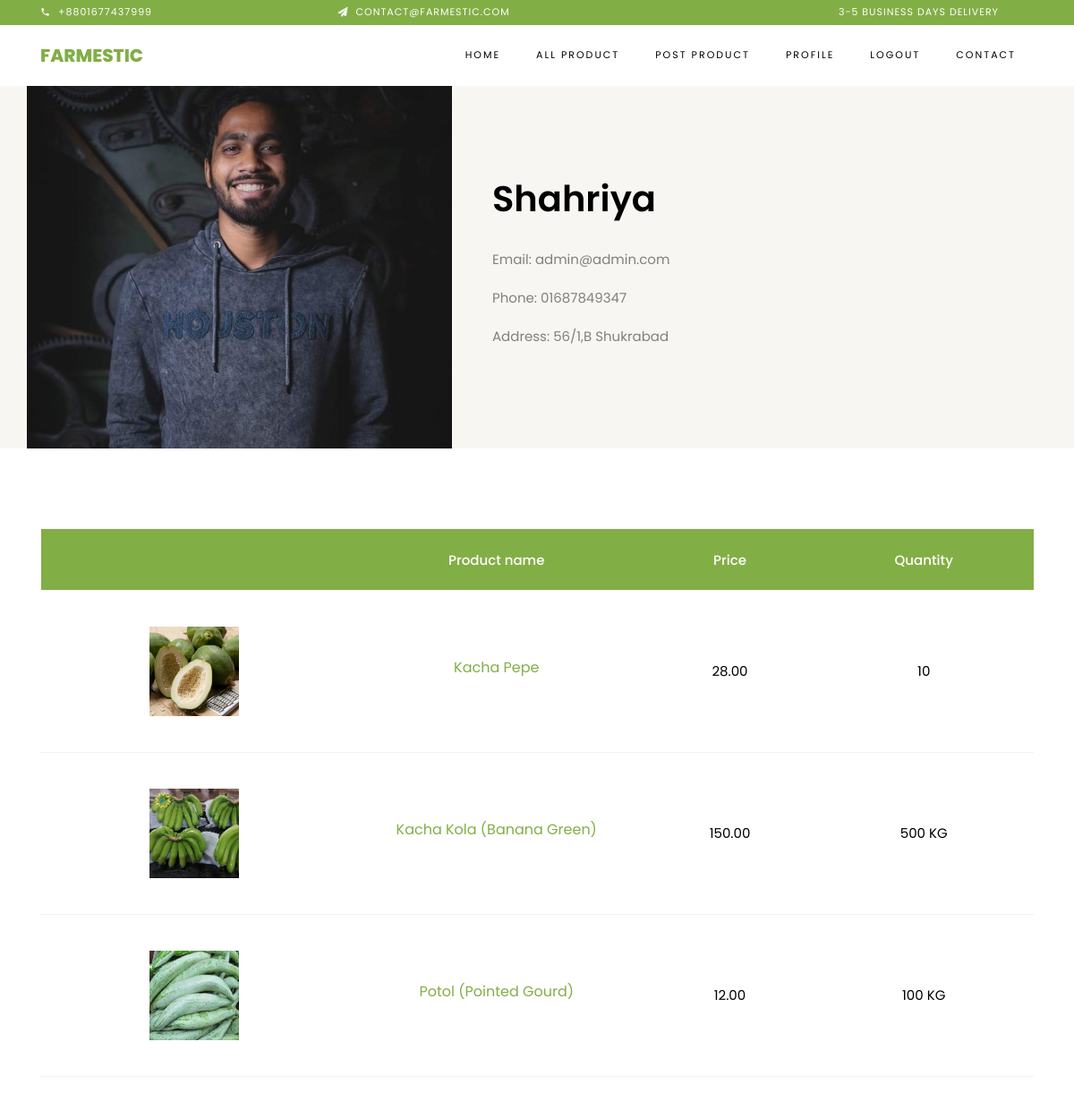
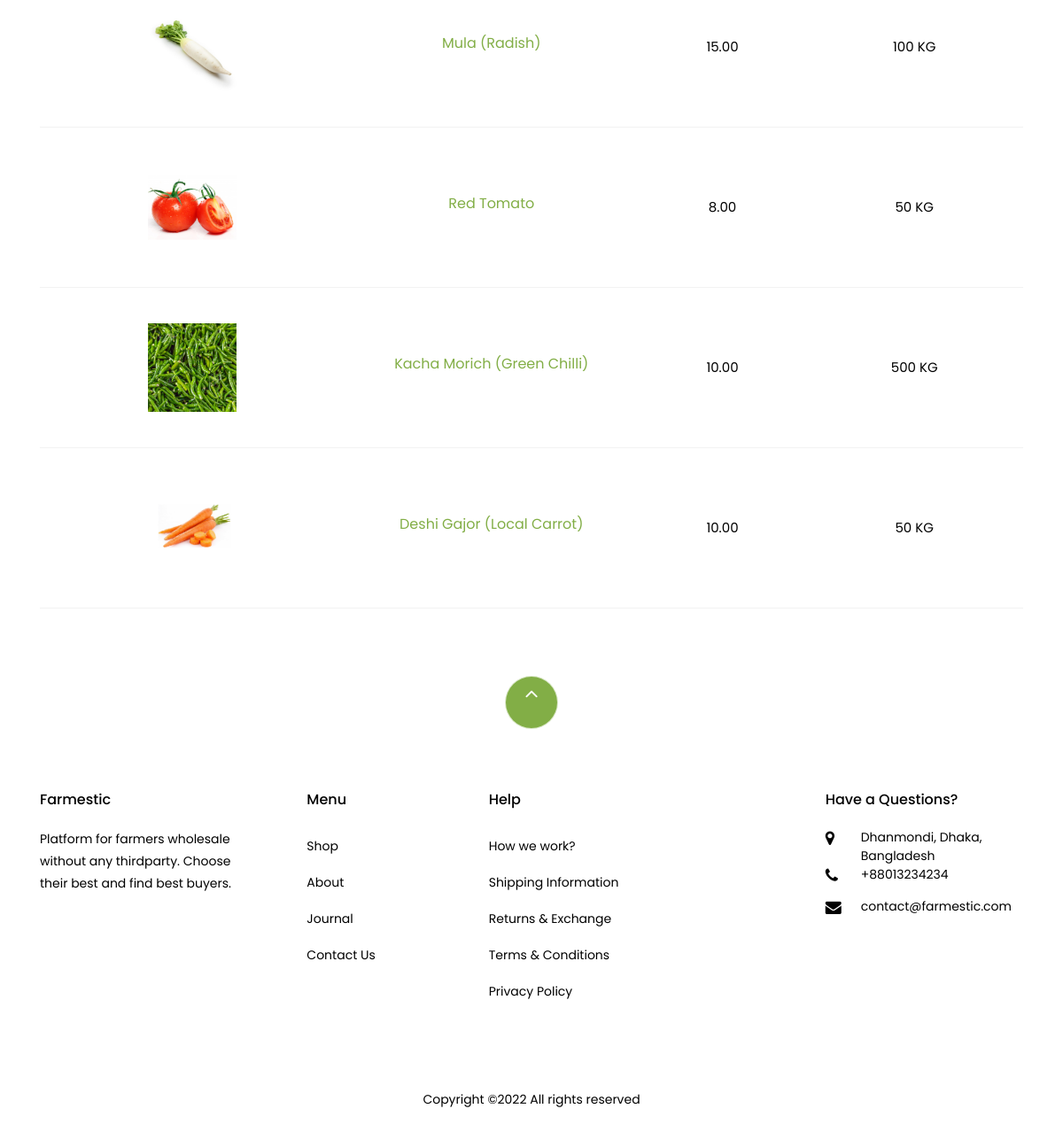
Screenshot of /seller/1 (signed in) with the database file from the repository (2 pictures, top to bottom).
### accounts/models.py (models this page shows)
class User(AbstractUser):
    username = None
    last_name = None
    email = models.EmailField(_('email address'), unique=True)
    phone = models.CharField(max_length=35)
    first_name=models.CharField(max_length=35)
    image = models.ImageField(upload_to='seller_profile_image', blank=True, null=True)
    address = models.CharField(max_length=255,blank=True, null=True)
    USERNAME_FIELD = 'email'
    REQUIRED_FIELDS = []
    objects = UserManager()

### home/models.py (models this page shows, shortened)
class Product(models.Model):
    category_choice=(
        ('Fruits','Fruits'),
        ('Vagetable','Vagetable'),
        ('Oil','Oil'),
        ('Rice','Rice'),
        ('Others','Others'),
    )
    category = models.CharField(max_length=60,choices=category_choice,null=True,blank=True)
    user = models.ForeignKey(User, on_delete=models.CASCADE, null=True, blank=True)
    name = models.CharField(max_length=100)
    price = models.DecimalField(max_digits=8, decimal_places=2)
    image = models.ImageField(upload_to='products')
    description = models.TextField()
    quantity = models.CharField(max_length=100,blank=True,null=True)
    date_added = models.DateField(auto_now_add=True)
    is_approved = models.BooleanField(default=False)

### home/views.py (the view)
# urls.py: path('seller/<int:id>',views.seller_profile,name="seller_profile"),
def seller_profile(request,id):
    user_data = User.objects.get(id=id)
    print(user_data)
    products_data = Product.objects.filter(user=user_data)
    context = {
        'user_data':user_data,
        'products_data':products_data
    }
    return render(request,'accounts/seller_profile.html',context)

### templates/accounts/seller_profile.html
{% extends 'base.html' %}
{% load static %}
{% block content %}
<section class="ftco-section ftco-no-pb ftco-no-pt bg-light">
    <div class="container">
        <div class="row">
            <div class="col-md-5 p-md-5 img img-2 d-flex justify-content-center align-items-center" style="background-image: url({{user_data.image.url}});">
            </div>
            <div class="col-md-7 py-5 wrap-about pb-md-5 ftco-animate">
      <div class="heading-section-bold mb-4 mt-md-5">
          <div class="ml-md-0">
            <h2 class="mb-4">{{user_data.first_name}}</h2>
        </div>
      </div>
      <div class="pb-md-5">
            <p>Email: {{user_data.email}}</p>
            <p>Phone: {{user_data.phone}}</p>
            <p>Address: {{user_data.address}}</p>
                </div>
            </div>
        </div>
    </div>
</section>
<section class="ftco-section ftco-cart">
    <div class="container">
        <div class="row">
        <div class="col-md-12 ftco-animate">
            <div class="cart-list">
                <table class="table">
                    <thead class="thead-primary">
                      <tr class="text-center">
                        <th>&nbsp;</th>
                        <th>Product name</th>
                        <th>Price</th>
                        <th>Quantity</th>
                      </tr>
                    </thead>
                    <tbody>
                        {% for p in products_data %}
                      <tr class="text-center">
                        <td class="image-prod"><div class="img" style="background-image:url({{p.image.url}});"></div></td>
                        <td class="product-name">
                            <h3><a href="{% url 'product_details' p.id %}">{{p.name}}</a></h3>
                        </td>
                        <td class="price">{{p.price}}</td>
                        <td class="price">{{p.quantity}}</td>
                      </tr>
                      {% endfor %}
                    </tbody>
                  </table>
              </div>
        </div>
    </div>
    </div>
</section>
{% endblock content %}

### rows the page displays
User: image (picture), first_name "Shahriya", email "admin@admin.com", phone "01687849347", address "56/1,B Shukrabad"
Product: image (picture), name "Kacha Pepe", price "28.00", quantity "10"
Product: image (picture), name "Kacha Kola (Banana Green)", price "150.00", quantity "500 KG"
Product: image (picture), name "Potol (Pointed Gourd)", price "12.00", quantity "100 KG"
Product: image (picture), name "Mula (Radish)", price "15.00", quantity "100 KG"
Product: image (picture), name "Red Tomato", price "8.00", quantity "50 KG"
Product: image (picture), name "Kacha Morich (Green Chilli)", price "10.00", quantity "500 KG"
Product: image (picture), name "Deshi Gajor (Local Carrot)", price "10.00", quantity "50 KG"
